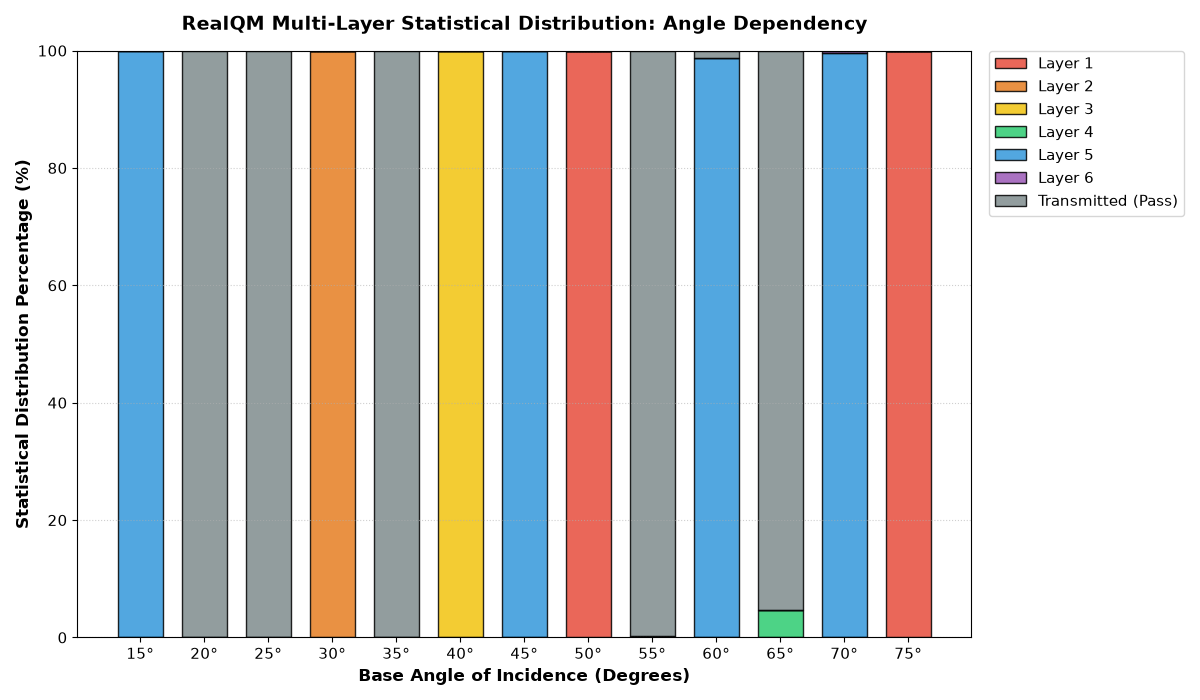

This figure's Python source:
import numpy as np
import matplotlib.pyplot as plt

# =====================================================================
# RealQM Batch Simulation Loop: Statistical Analysis of Grid Hits
# Derived from "Lecture Z-1: How Amplitude Math works"
# =====================================================================

# 1. Physics & Simulation Framework Setup
np.random.seed(137)  # Set the fine-structure constant inverse as seed for elegance
photons_per_run = 1000
angles = np.arange(15, 76, 5) # 15 to 75 degrees in steps of 5

# Lattice Dimensions matching our pristine crystalline layout
num_layers = 6
lattice_spacing_z = 0.4e-9  # 0.4 nm layer depth increments
lattice_spacing_y = 0.5e-9  # Horizontal spacing within a layer
electron_radius = 5.29e-11   # Interaction cross-section radius

# Containers to hold our end-state distributions for plotting
# End states: Layer 1, Layer 2, Layer 3, Layer 4, Layer 5, Layer 6, Transmitted (Index 6)
distribution_matrix = np.zeros((len(angles), num_layers + 1))

# 2. Execute the Structural Batch Loop
for i, base_angle in enumerate(angles):
    # Convert base incidence angle to radians
    angle_rad = np.radians(base_angle)
    
    # Apply the motivated Initial State Uncertainty (Gaussian angular dispersion ~1.0 mrad)
    # The beam divergence mimics the diffraction limit spread of a real UV-C source
    divergence_spread = np.random.normal(0, 0.001, photons_per_run) 
    photon_angles = angle_rad + divergence_spread
    
    for p in range(photons_per_run):
        theta = photon_angles[p]
        
        # Ray casting through our multi-layered grid
        # Track if the localized trajectory intersects any atomic cross-sections
        interacted = False
        
        for layer in range(num_layers):
            z_coord = (layer + 1) * lattice_spacing_z
            # Calculate where this specific ray intersects the plane of the current layer
            # y = z * tan(theta) offset from the centerline projection
            y_intersect = z_coord * np.tan(theta)
            
            # Find distance to the nearest localized atomic coordinate center in this row
            closest_atom_y = np.round(y_intersect / lattice_spacing_y) * lattice_spacing_y
            distance_to_atom = np.abs(y_intersect - closest_atom_y)
            
            # Strict Localized Selection Rule
            if distance_to_atom <= electron_radius:
                distribution_matrix[i, layer] += 1
                interacted = True
                break # Particle is elastically back-scattered, trajectory terminates
                
        if not interacted:
            # The photon sailed directly through the empty highways of all 6 layers
            distribution_matrix[i, num_layers] += 1

# Convert final raw counts into percentages for rigorous reporting
distribution_percentages = (distribution_matrix / photons_per_run) * 100

# 3. Generating the Comprehensive Statistical Graphics
plt.figure(figsize=(12, 7))
colors = ['#e74c3c', '#e67e22', '#f1c40f', '#2ecc71', '#3498db', '#9b59b6', '#7f8c8d']
labels = [f'Layer {l+1}' for l in range(num_layers)] + ['Transmitted (Pass)']

# Create a stacked bar chart to display the structural evolution across angles
bottom_tracker = np.zeros(len(angles))
for state in range(num_layers + 1):
    plt.bar(angles, distribution_percentages[:, state], bottom=bottom_tracker, 
            width=3.5, color=colors[state], label=labels[state], edgecolor='black', alpha=0.85)
    bottom_tracker += distribution_percentages[:, state]

plt.xticks(angles, [f"{a}°" for a in angles], fontsize=11)
plt.yticks(fontsize=11)
plt.xlabel("Base Angle of Incidence (Degrees)", fontsize=12, fontweight='bold')
plt.ylabel("Statistical Distribution Percentage (%)", fontsize=12, fontweight='bold')
plt.title("RealQM Multi-Layer Statistical Distribution: Angle Dependency", fontsize=14, fontweight='bold', pad=15)
plt.grid(axis='y', linestyle=':', alpha=0.6)
plt.legend(bbox_to_anchor=(1.02, 1), loc='upper left', borderaxespad=0, fontsize=11)
plt.tight_layout()
plt.show()

# 4. Display a Clean Summary of Specific Landmark Configurations
print("="*80)
print("             REALQM ANALYTICAL RUNS: LAYER TALLY BREAKDOWN            ")
print("="*80)
print(f"Angle | L1 (%) | L2 (%) | L3 (%) | L4 (%) | L5 (%) | L6 (%) | Transmitted (%)")
print("-"*80)
for i, a in enumerate(angles):
    p = distribution_percentages[i]
    print(f" {a}°  |  {p[0]:4.1f}  |  {p[1]:4.1f}  |  {p[2]:4.1f}  |  {p[3]:4.1f}  |  {p[4]:4.1f}  |  {p[5]:4.1f}  |    {p[6]:4.1f}")
print("="*80)
